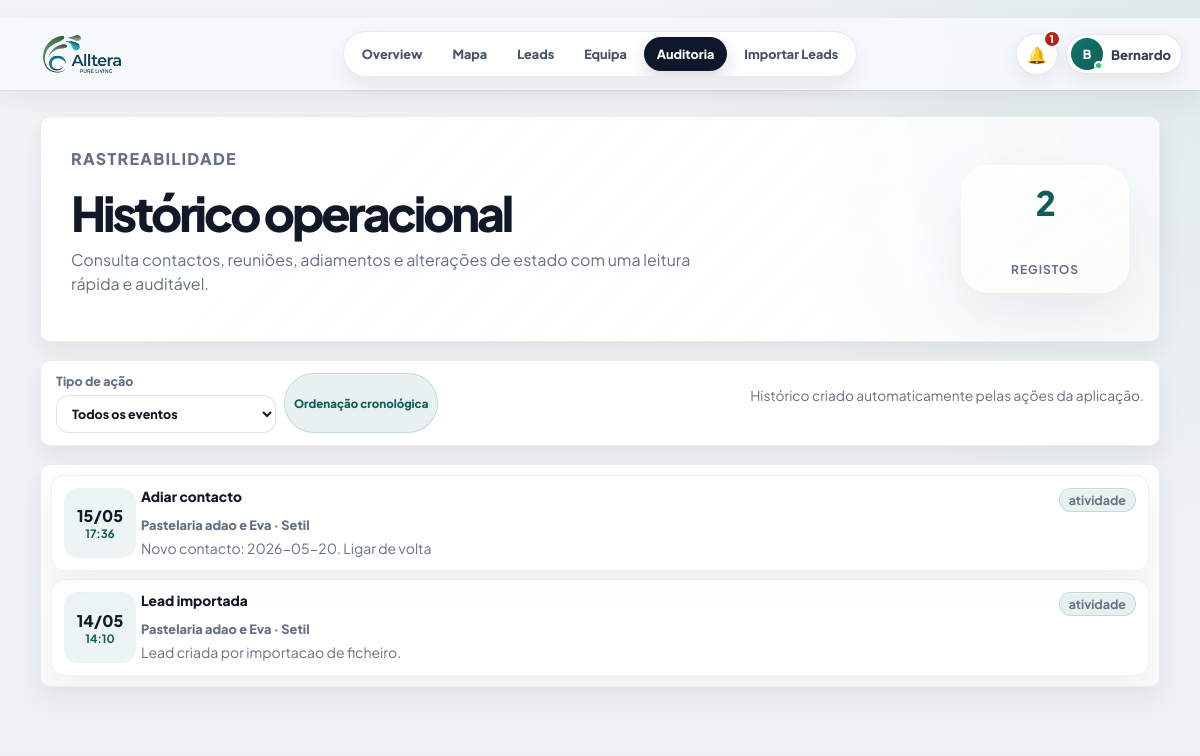
/historico?lead_id=94 (signed in), run on an earlier commit of the app's database.
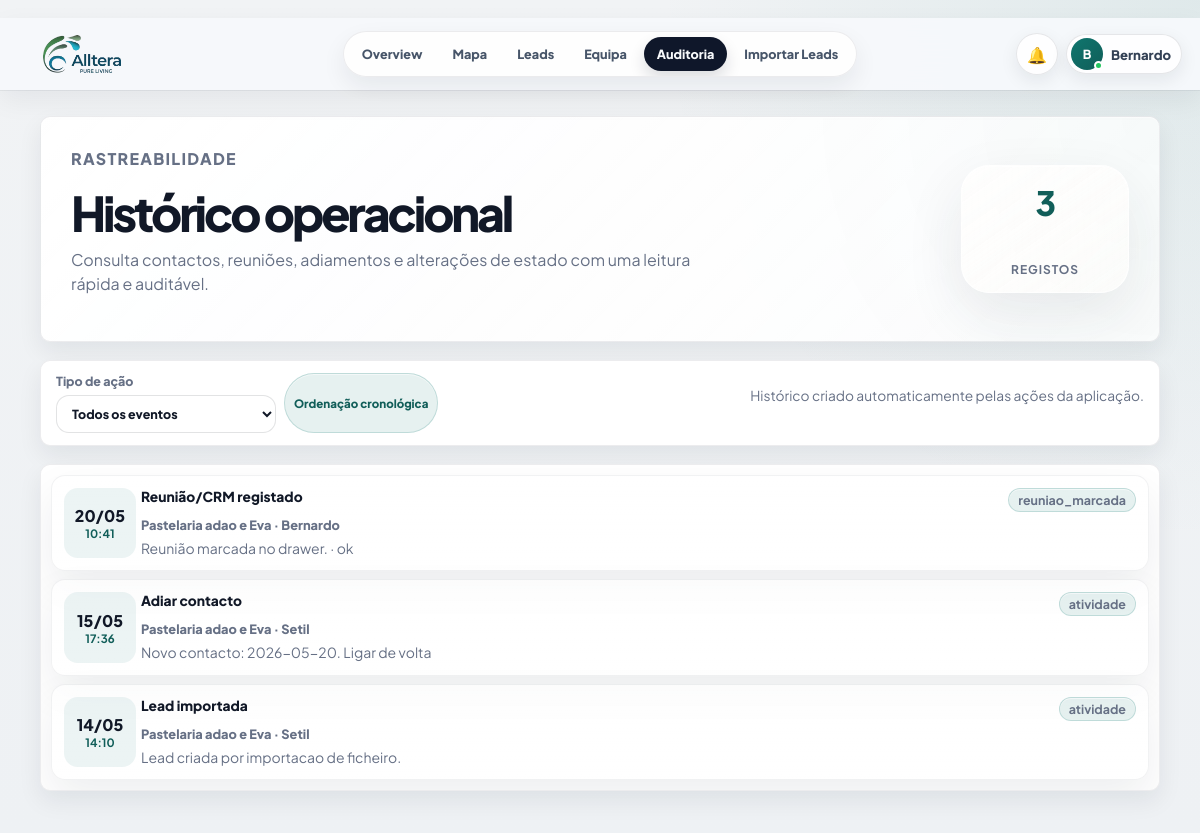
And on a later commit of the database.
### PlataformaApoioDecisaoComercial/models.py (models this page shows, shortened)
class User(UserMixin, db.Model):
    __tablename__ = "users"
    id = db.Column(db.Integer, primary_key=True)
    nome = db.Column(db.String(120), nullable=False)
    email = db.Column(db.String(160), nullable=False, unique=True, index=True)
    password_hash = db.Column(db.String(255), nullable=False)
    role = db.Column(db.String(40), nullable=False, default="comercial")
    ativo = db.Column(db.Boolean, nullable=False, default=True)
    created_at = db.Column(db.DateTime, default=datetime.utcnow)
    @property
    def is_active(self):
        return bool(self.ativo)
    historico = db.relationship("HistoricoLead", back_populates="user", lazy="dynamic")
    assigned_leads = db.relationship("Lead", back_populates="assigned_to", lazy="dynamic")

class HistoricoLead(db.Model):
    id = db.Column(db.Integer, primary_key=True)
    lead_id = db.Column(db.Integer, db.ForeignKey("lead.id"), nullable=False)
    user_id = db.Column(db.Integer, db.ForeignKey("users.id"), nullable=True, index=True)
    acao = db.Column(db.String(120), nullable=False)
    tipo_acao = db.Column(db.String(80), nullable=True, index=True)
    observacao = db.Column(db.Text, nullable=True)
    resultado = db.Column(db.String(120), nullable=True)
    comercial_responsavel = db.Column(db.String(80), nullable=True)
    created_at = db.Column(db.DateTime, default=datetime.utcnow)
    user = db.relationship("User", back_populates="historico")

class Lead(db.Model):
    id = db.Column(db.Integer, primary_key=True)
    nome_cliente = db.Column(db.String(180), nullable=True)
    area_negocio = db.Column(db.String(120), nullable=True)
    cidade = db.Column(db.String(80), nullable=True)
    empresa = db.Column(db.String(180), nullable=True)
    nome_empresa = db.Column(db.String(180), nullable=False)
    tipo_cliente = db.Column(db.String(80), nullable=False)
    morada = db.Column(db.String(220), nullable=True)
    codigo_postal = db.Column(db.String(20), nullable=True)
    localidade = db.Column(db.String(80), nullable=False)
    contacto = db.Column(db.String(120), nullable=True)
    telefone = db.Column(db.String(40), nullable=True)
    email = db.Column(db.String(160), nullable=True)
    categoria = db.Column(db.String(120), nullable=True)
    nif = db.Column(db.String(30), nullable=True)
    observacoes = db.Column(db.Text, nullable=True)
    observacoes_contacto = db.Column(db.Text, nullable=True)
    reuniao_info = db.Column(db.Text, nullable=True)
    classificacao_observacao = db.Column(db.String(80), nullable=True)
    motivo_classificacao = db.Column(db.Text, nullable=True)
    latitude = db.Column(db.Float, nullable=True)
    longitude = db.Column(db.Float, nullable=True)
    estado = db.Column(db.String(40), nullable=False, default="Por contactar")
    estado_lead = db.Column(db.String(40), nullable=True, default="Por contactar")
    prioridade = db.Column(db.String(20), nullable=True, default="Baixa")
    comercial_responsavel = db.Column(db.String(80), nullable=False, default="Flávia")
    data_novo_contacto = db.Column(db.Date, nullable=True)
    data_reuniao = db.Column(db.Date, nullable=True)
    hora_reuniao = db.Column(db.String(10), nullable=True)
    tags = db.Column(db.String(300), nullable=True)
    insight_tags = db.Column(db.String(400), nullable=True)
    insight_note = db.Column(db.Text, nullable=True)
    assigned_to_id = db.Column(db.Integer, db.ForeignKey("users.id"), nullable=True, index=True)
    created_at = db.Column(db.DateTime, default=datetime.utcnow)
    updated_at = db.Column(db.DateTime, default=datetime.utcnow, onupdate=datetime.utcnow)
    assigned_to = db.relationship("User", back_populates="assigned_leads")
    historico = db.relationship(
        "HistoricoLead",
        backref="lead",
        cascade="all, delete-orphan",
        order_by="desc(HistoricoLead.created_at)",
    )

### PlataformaApoioDecisaoComercial/app.py (the view)
    @app.route("/historico")
    @login_required
    def historico():
        lead_id = request.args.get("lead_id", type=int)
        query = HistoricoLead.query
        if lead_id:
            query = query.filter_by(lead_id=lead_id)
        entries = (
            query.options(joinedload(HistoricoLead.user), joinedload(HistoricoLead.lead))
            .order_by(HistoricoLead.created_at.desc())
            .limit(300)
            .all()
        )
        return render_template("historico.html", entries=entries)

### PlataformaApoioDecisaoComercial/app.py (called while the page is built)
def normalize_lookup(value):
    text = str(value or "").strip().lower()
    text = unicodedata.normalize("NFKD", text)
    return "".join(char for char in text if not unicodedata.combining(char))

def clean_text(value):
    return re.sub(r"\s+", " ", str(value or "").strip())

def parse_time_value(value):
    value = clean_text(value)
    if not value:
        return None
    match = re.fullmatch(r"([01]?\d|2[0-3]):([0-5]\d)(?::[0-5]\d)?", value)
    if not match:
        return None
    return f"{int(match.group(1)):02d}:{match.group(2)}"

def scheduled_time_label(lead):
    return parse_time_value(getattr(lead, "hora_reuniao", None)) or ""

def is_scheduled_lead(lead):
    if not lead or not lead.data_novo_contacto:
        return False
    state = normalize_legacy_state(lead.estado)
    text = normalize_lookup(" ".join([
        lead.estado or "",
        lead.classificacao_observacao or "",
        lead.observacoes or "",
        lead.observacoes_contacto or "",
        lead.motivo_classificacao or "",
    ]))
    if state in SCHEDULED_STATES:
        return True
    return any(token in text for token in [
        "voltar a ligar",
        "contactar mais tarde",
        "reagendada",
        "reagendar",
        "sem interesse para ja",
        "aguardar resposta",
        "ligar depois",
        "voltar a contactar",
    ])

def scheduled_badge_count():
    today = date.today()
    return (
        Lead.query.filter(
            Lead.data_novo_contacto.isnot(None),
            Lead.data_novo_contacto <= today,
            Lead.estado.in_(list(SCHEDULED_STATES)),
        ).count()
    )

def normalize_legacy_state(state):
    value = clean_text(state)
    mapping = {
        "Contactado": "Ligar de volta",
        "Reunião marcada": "Já tratado / no CRM",
        "ReuniÃ£o marcada": "Já tratado / no CRM",
        "Cliente existente": "Já tratado / no CRM",
        "Sem interesse definitivo": "Sem interesse",
    }
    return mapping.get(value, value)

### PlataformaApoioDecisaoComercial/templates/historico.html (shortened to what this page needs)
{% extends "base.html" %}
{% block content %}
<main class="page-shell history-page">
    <section class="panel import-hero history-hero">
        <div>
            <p class="eyebrow">Rastreabilidade</p>
            <h1>Histórico operacional</h1>
            <p>Consulta contactos, reuniões, adiamentos e alterações de estado com uma leitura rápida e auditável.</p>
        </div>
        <div class="history-hero__meta">
            <span>{{ entries|length }}</span>
            <strong>registos</strong>
        </div>
    </section>
    <section class="panel history-toolbar">
        <div>
            <label class="history-filter-label">Tipo de ação
                <select id="historyActionFilter">
                    <option value="">Todos os eventos</option>
                </select>
            </label>
            <span class="tag tag--soft">Ordenação cronológica</span>
        </div>
        <p class="hint">Histórico criado automaticamente pelas ações da aplicação.</p>
    </section>
    <section class="panel history-panel">
        <div class="history-table">
            {% for entry in entries %}
            <article class="history-entry" data-action-text="{{ (entry.tipo_acao or entry.acao)|lower }}">
                <div class="history-entry__date">
                    <strong>{{ entry.created_at.strftime("%d/%m") }}</strong>
                    <span>{{ entry.created_at.strftime("%H:%M") }}</span>
                </div>
                <div class="history-entry__body">
                    <div class="history-entry__top">
                        <strong>{{ entry.acao }}</strong>
                        <span class="tag action-badge">{{ entry.tipo_acao or "atividade" }}</span>
                    </div>
                    <span>{{ entry.lead.nome_empresa if entry.lead else "Lead removida" }} · {{ entry.user.nome if entry.user else entry.comercial_responsavel or "Sem utilizador" }}</span>
                    <p>{{ entry.observacao or "Sem observacao" }}{% if entry.resultado %} · {{ entry.resultado }}{% endif %}</p>
                </div>
            </article>
            {% else %}
            <p class="empty-state">Ainda nao existem registos de historico.</p>
            {% endfor %}
        </div>
    </section>
</main>
{% endblock %}

### PlataformaApoioDecisaoComercial/templates/base.html (shortened to what this page needs)
﻿<!doctype html>
<html lang="pt">
<head>
    <link rel="stylesheet" href="https://unpkg.com/leaflet@1.9.4/dist/leaflet.css">
    <link rel="stylesheet" href="{{ url_for('static', filename='css/styles.css') }}">
</head>
<body>
    <div class="app-shell">
        <header class="topbar topbar--minimal" id="appTopbar" aria-label="Barra superior">
            <a class="topnav-brand" href="{{ url_for('admin_overview') if current_user.is_authenticated and current_user.role == 'admin' else (url_for('mapa_leads') if current_user.is_authenticated else url_for('login')) }}" aria-label="Alltera">
                <span class="topnav-brand__logo" aria-hidden="true">
                    <img src="{{ url_for('static', filename='alltera-logo.png') }}" alt="">
                </span>
            </a>
            {% if current_user.is_authenticated %}
            <nav class="topnav-pill" aria-label="Navegação principal">
                {% if current_user.role == "admin" %}
                <a href="{{ url_for('admin_overview') }}" {% if request.endpoint == 'admin_overview' %}aria-current="page"{% endif %}>Overview</a>
                <a href="{{ url_for('mapa_leads') }}" {% if request.endpoint == 'mapa_leads' %}aria-current="page"{% endif %}>Mapa</a>
                <a href="{{ url_for('todas_leads') }}" {% if request.endpoint == 'todas_leads' %}aria-current="page"{% endif %}>Leads</a>
                <a href="{{ url_for('admin_users') }}" {% if request.endpoint == 'admin_users' %}aria-current="page"{% endif %}>Equipa</a>
                <a href="{{ url_for('historico') }}" {% if request.endpoint == 'historico' %}aria-current="page"{% endif %}>Auditoria</a>
                <a href="{{ url_for('importar_leads') }}" {% if request.endpoint == 'importar_leads' %}aria-current="page"{% endif %}>Importar Leads</a>
                {% endif %}
            </nav>
            {% endif %}
            <div class="topbar__actions">
                {% if current_user.is_authenticated %}
                {% set display_name = current_user.nome or current_user.email %}
                {% set first_name = display_name.split()[0] %}
                <div class="notifications-menu" id="notificationsMenu">
                    <button class="notifications-trigger" id="notificationsButton" type="button" aria-haspopup="menu" aria-expanded="false" aria-controls="notificationsDropdown" title="Notificações operacionais">
                        <span aria-hidden="true">🔔</span>
                        {% if operational_notifications.count > 0 %}
                        <strong>{{ operational_notifications.count }}</strong>
                        {% endif %}
                    </button>
                </div>
                <div class="profile-menu" id="profileMenu">
                    <button class="profile-trigger" id="profileMenuButton" type="button" aria-haspopup="menu" aria-expanded="false" aria-controls="profileDropdown">
                        <span class="profile-avatar" aria-hidden="true">{{ display_name[:1]|upper }}<i></i></span>
                        <span class="profile-trigger__name">{{ first_name }}</span>
                    </button>
                </div>
                {% endif %}
            </div>
        </header>
        <div class="app-shell__content">
            {% block content %}{% endblock %}
        </div>
    </div>
    {% if current_user.is_authenticated %}
    <aside class="command-palette" id="commandPalette" aria-hidden="true">
    </aside>
    <aside class="global-lead-drawer" id="globalLeadDrawer" aria-hidden="true">
    </aside>
    {% endif %}
</body>
</html>

What changed in the data, as far as the page shows it:
added HistoricoLead: created_at "20/05", created_at "10:41", acao "Reunião/CRM registado", tipo_acao "reuniao_marcada", lead "Pastelaria adao e Eva", user "Bernardo", observacao "Reunião marcada no drawer.", resultado "ok"
Also different on the page:
{{ entries|length }}: "2" → "3"
{{ operational_notifications.count }}: "1" → (not shown)
